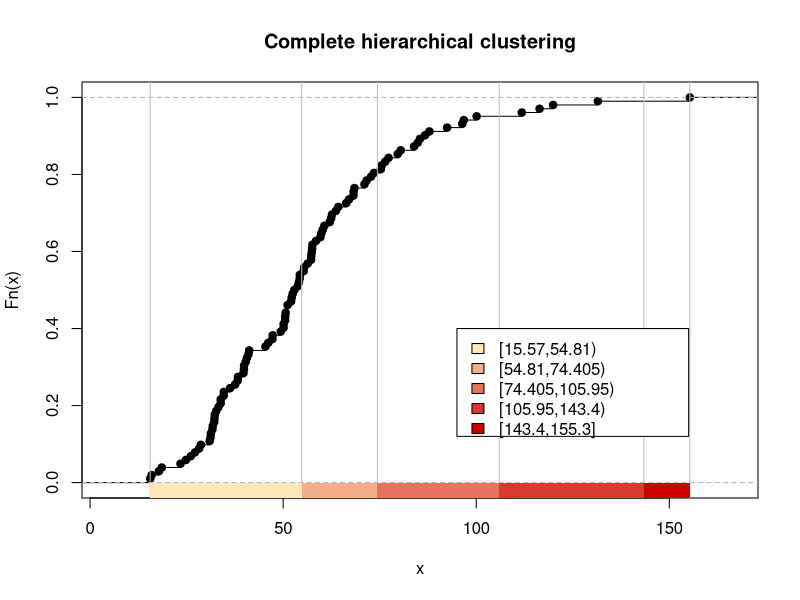
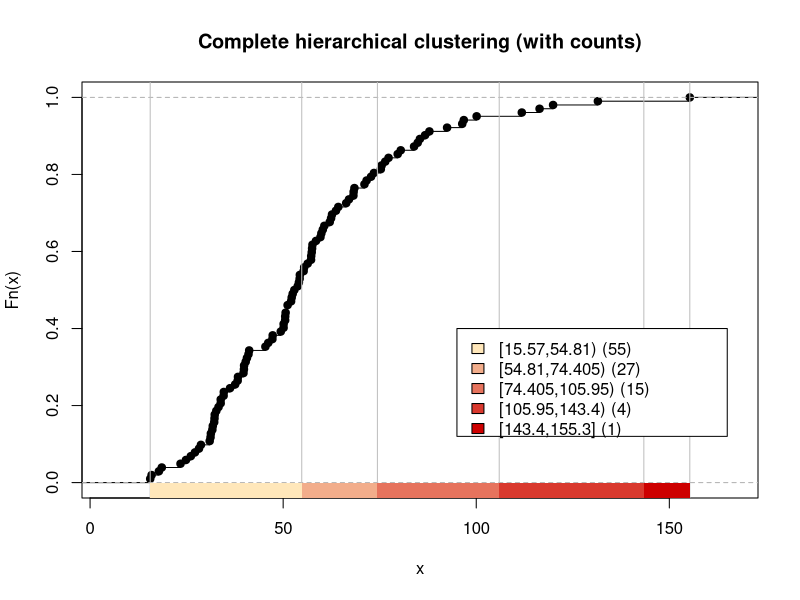

These charts were generated, in order, by the following R code:
library(classInt)


### Name: findColours
### Title: assign colours to classes from classInterval object
### Aliases: findColours
### Keywords: spatial

### ** Examples

data(jenks71, package="spData")
mypal <- c("wheat1", "red3")
h5 <- classIntervals(jenks71$jenks71, n=5, style="hclust", method="complete")
findColours(h5, mypal)
findColours(getHclustClassIntervals(h5, k=7), mypal)
h5Colours <- findColours(h5, mypal)
plot(h5, mypal, main="Complete hierarchical clustering")
legend(c(95, 155), c(0.12, 0.4), fill=attr(h5Colours, "palette"),
 legend=names(attr(h5Colours, "table")), bg="white")
h5tab <- attr(h5Colours, "table")
legtext <- paste(names(h5tab), " (", h5tab, ")", sep="")
plot(h5, mypal, main="Complete hierarchical clustering (with counts)")
legend(c(95, 165), c(0.12, 0.4), fill=attr(h5Colours, "palette"),
 legend=legtext, bg="white")
